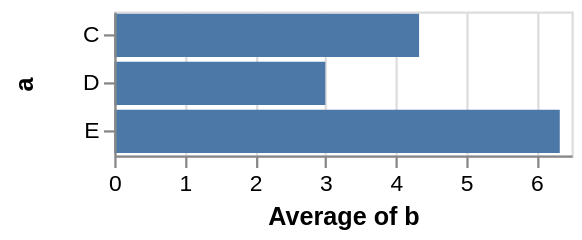

Describe this chart as a Vega-Lite specification.
### Vega specification from a JSON file in a GitHub repository (floating-point values rounded to 4 significant figures)
{"$schema": "https://vega.github.io/schema/vega/v3.0.json", "autosize": "pad", "padding": 5, "width": 200, "style": "cell", "data": [{"name": "source_0", "values": [{"a": "C", "b": 2}, {"a": "C", "b": 7}, {"a": "C", "b": 4}, {"a": "D", "b": 1}, {"a": "D", "b": 2}, {"a": "D", "b": 6}, {"a": "E", "b": 8}, {"a": "E", "b": 4}, {"a": "E", "b": 7}]}, {"name": "data_0", "source": "source_0", "transform": [{"type": "formula", "expr": "toNumber(datum[\"b\"])", "as": "b"}, {"type": "aggregate", "groupby": ["a"], "ops": ["average"], "fields": ["b"], "as": ["average_b"]}]}], "signals": [{"name": "y_step", "value": 21}, {"name": "height", "update": "bandspace(domain('y').length, 0.1, 0.05) * y_step"}], "marks": [{"name": "marks", "type": "rect", "style": ["bar"], "from": {"data": "data_0"}, "encode": {"update": {"x": {"scale": "x", "field": "average_b"}, "x2": {"scale": "x", "value": 0}, "y": {"scale": "y", "field": "a"}, "height": {"scale": "y", "band": true}, "fill": {"value": "#4c78a8"}}}}], "scales": [{"name": "x", "type": "linear", "domain": {"data": "data_0", "field": "average_b"}, "range": [0, {"signal": "width"}], "nice": true, "zero": true}, {"name": "y", "type": "band", "domain": {"data": "data_0", "field": "a", "sort": true}, "range": {"step": {"signal": "y_step"}}, "paddingInner": 0.1, "paddingOuter": 0.05}], "axes": [{"scale": "x", "orient": "bottom", "labelOverlap": true, "tickCount": {"signal": "ceil(width/40)"}, "title": "Average of b", "zindex": 1}, {"scale": "x", "orient": "bottom", "domain": false, "grid": true, "labels": false, "maxExtent": 0, "minExtent": 0, "tickCount": {"signal": "ceil(width/40)"}, "ticks": false, "zindex": 0, "gridScale": "y"}, {"scale": "y", "orient": "left", "title": "a", "zindex": 1}], "config": {"axisY": {"minExtent": 30}}}
